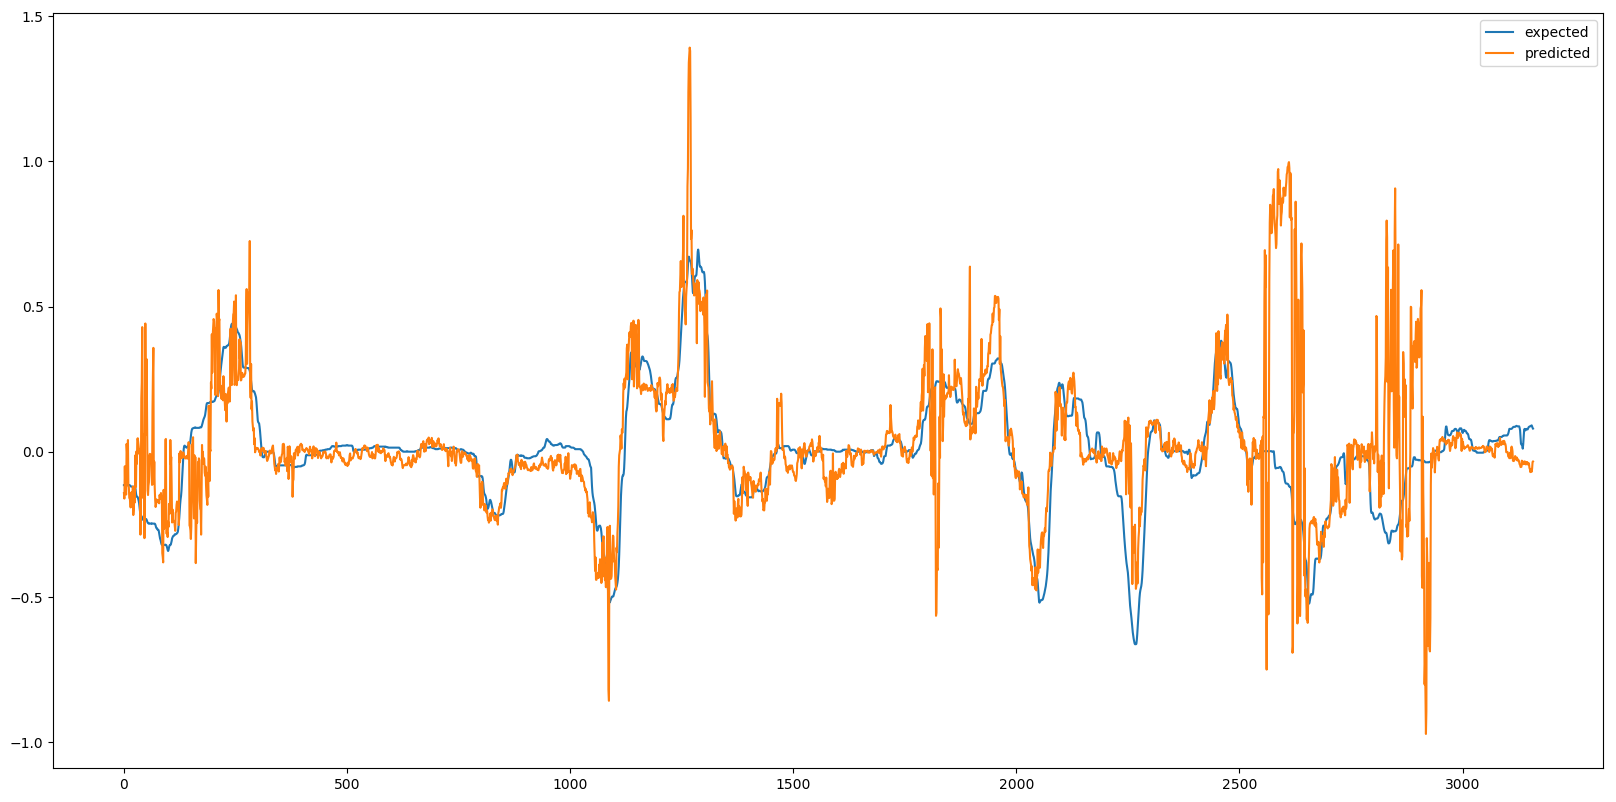

This chart was generated by the following Python code:
import pandas as pd
from matplotlib import pyplot

df1 = pd.read_csv('submissions/CH2_final_evaluation.csv')
df2 = pd.read_csv('submissions/final_predictions.csv')
df =pd.DataFrame(list(zip(df1['angle'],df2['steering_angle'])),columns=['expected','predicted'])
plt= df.plot(figsize=(20,10))
fig = plt.get_figure()
fig.savefig("plot.png",bbox_inches='tight',dpi=100)